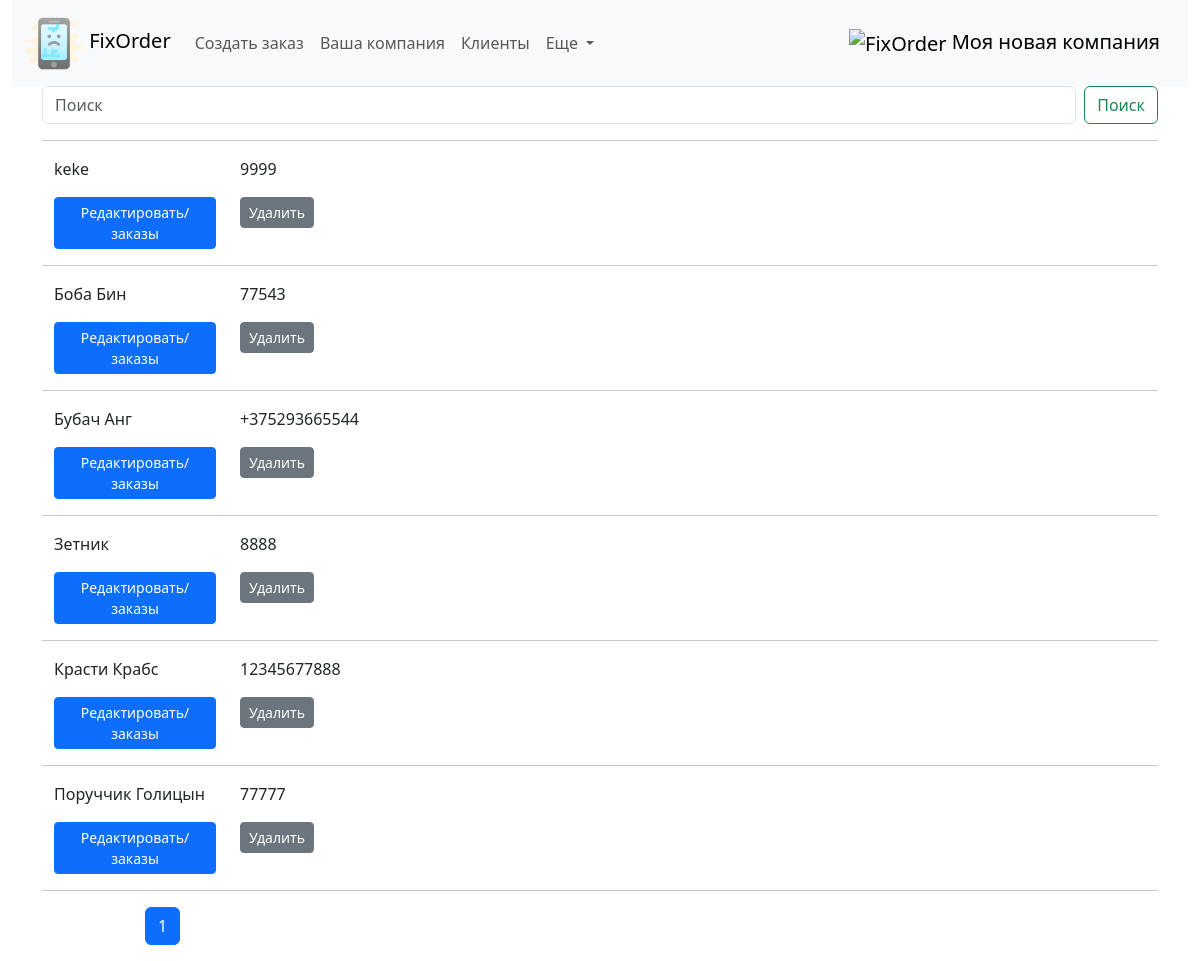
The page /clientlist/ on the database as committed earlier.
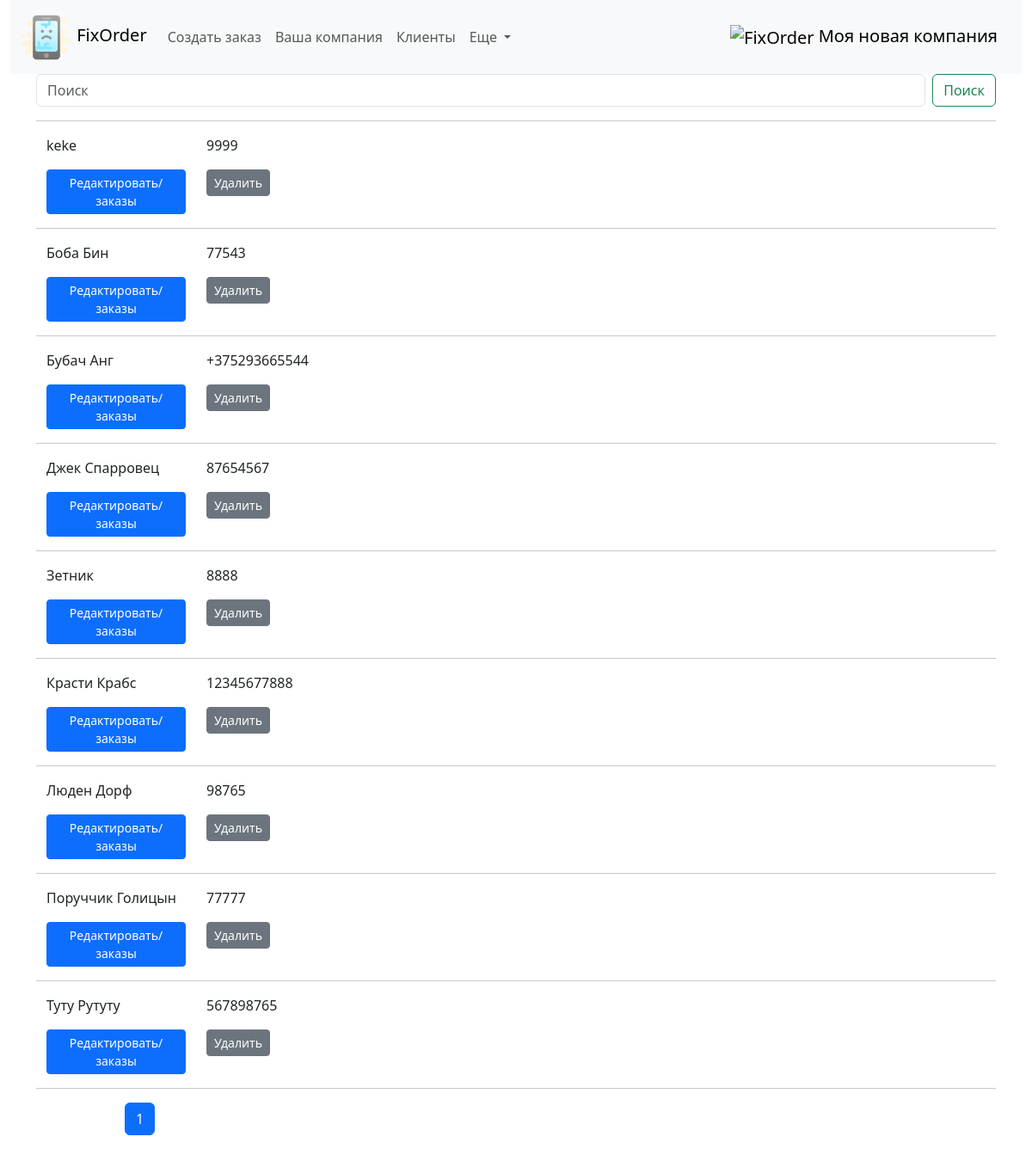
The same page on the database as committed later.
### fixorder/models.py (models this page shows, shortened)
class Client(models.Model):
    name = models.CharField(max_length=255, unique=True, db_index=True, verbose_name='ФИО клиента') #unique=True,
    phone = models.CharField(max_length=20, db_index=True, verbose_name='Контактный номер')
    phone1 = models.CharField(max_length=20, db_index=True, blank=True, null=True, verbose_name='Дополнительный номер')
    telegram = models.CharField(max_length=40, blank=True, null=True, verbose_name='Telegram клиента')
    viber = models.CharField(max_length=20, blank=True, null=True, verbose_name='Viber клиента')
    whatsapp = models.CharField(max_length=20, blank=True, null=True, verbose_name='Whattsapp клиента')
    class Meta:
        verbose_name = 'Клиенты'
        verbose_name_plural = 'Клиенты'
        ordering = ['name']
        indexes = [models.Index(fields=['name'])]
    def get_absolute_url(self):
        return reverse('editclient', kwargs={'pk': self.pk})

### fixorder/views.py (the view)
# urls.py: path('clientlist/', views.Show_clientlist.as_view(), name='clientlist'),
class Show_clientlist(ListView):
    model = Client
    template_name = 'fixorder/clientlist.html'
    context_object_name = 'my_clients'
    paginate_by =20
    extra_context = {'title': 'Клиенты', 'header': 'Список клиентов'}
    def get_queryset(self):
        query = self.request.GET.get('q')
        if query:
            query = query.replace("\\","")
            return Client.objects.all().exclude(id=1).filter(
                Q(phone__iregex=query) | Q(name__iregex=query) | Q(
                    telegram__iregex=query) | Q(phone1__iregex=query))  # для PosgreSQL можно использовать __icontains
        return super().get_queryset().exclude(id=1)

### fixorder/templatetags/fixorder_tags.py (called while the page is built)
@register.simple_tag
def logo_url():
    return static('img/logo.png')

@register.simple_tag
def get_company_name():
    return Company.objects.get(pk=1).brand_name

### fixorder/templates/fixorder/clientlist.html (shortened to what this page needs)
{% extends 'fixorder/base.html' %}
{% block content %}
{% include 'fixorder/search_without_checkbox.html' %}
<hr>
    {% for myc in my_clients %}
<li class="list-group-item">
    <div class="container">
        <div class="row">
            <div class="col-2">{{ myc.name }}</div>
            <div class="col-2">{{ myc.phone }}</div>
            <p>
            <div class="col-2">
                <a href="{{ myc.get_absolute_url }}" class="btn btn-primary btn-sm">Редактировать/заказы</a>
            </div>
            <div class="col-2">
                <a href="{% url 'deleteclient' myc.pk %}" class="btn btn-secondary btn-sm">Удалить</a>
            </div>
            </p>
             <hr>
        </div>
    </div>
</li>
{% endfor %}
{% endblock content %}

Rows that differ between the two databases and show on the page:
added Client: name "Джек Спарровец", phone "87654567"
added Client: name "Люден Дорф", phone "98765"
added Client: name "Туту Рутуту", phone "567898765"
